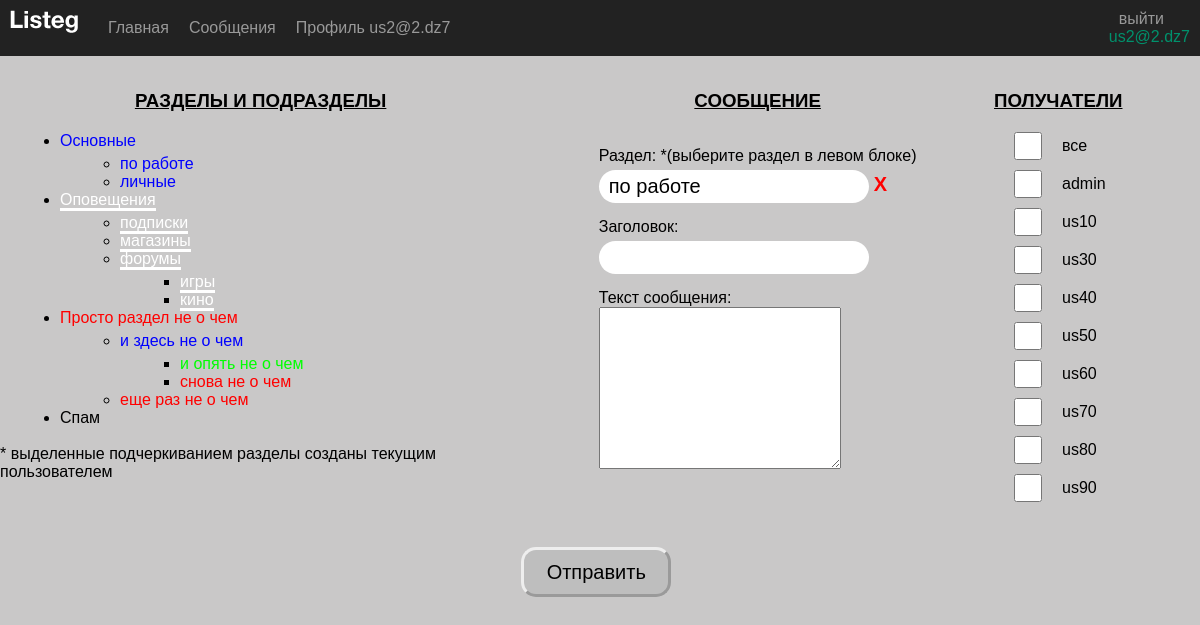
Page /route/msgOut/?parent=2&parentName=по работе (signed in) on the committed database.
### tables this page shows
CREATE TABLE `sections` (
  `id` int(3) NOT NULL,
  `name` varchar(50) NOT NULL,
  `parent_id` int(3) DEFAULT '0',
  `user_id` int(11) NOT NULL,
  `color_id` int(3) DEFAULT NULL,
  `date_time` datetime NOT NULL DEFAULT CURRENT_TIMESTAMP
);

CREATE TABLE `users` (
  `id` int(11) NOT NULL,
  `user` varchar(255) NOT NULL,
  `email` varchar(255) NOT NULL,
  `phone` varchar(20) DEFAULT NULL,
  `password` char(60) NOT NULL,
  `flag_email_notification` tinyint(1) NOT NULL DEFAULT '0',
  `flag_active` tinyint(1) NOT NULL DEFAULT '0'
);

### helpers/pdo_query.php (called while the page is built, shortened)
<?php
function selectUsers(object $pdo): array
{
    $sql = 'SELECT
            id,
            user,
            email
            FROM `users`';
    $stmt = $pdo->prepare($sql);
    $result = $stmt->execute();
    return $stmt->fetchAll();
}
function selectSection(object $pdo): array
{
    $sql = 'SELECT
                `sections`.id AS sections_id,
                `sections`.name,
                `sections`.parent_id,
                `sections`.user_id,
                `sections`.color_id,
                `colors`.red,
                `colors`.green,
                `colors`.blue,
                `users`.email
            FROM `sections`
            LEFT OUTER JOIN `colors`
            ON `sections`.color_id = `colors`.id
            LEFT OUTER JOIN `users`
            ON `sections`.user_id = `users`.id
            ORDER BY `sections`.parent_id';
    $stmt = $pdo->prepare($sql);
    $result = $stmt->execute();
    $resDB = $stmt->fetchAll();
    $category = [];
    foreach ($resDB  as $sectDB) {
        $category[$sectDB['parent_id']][] = $sectDB;
    };
    return $category;
}

### template/tempUserSection.php (the view, shortened to what this page needs)
<div>
    <?php
    function outTree($parent_id, $level)
    {
        global $category, $linkSections;
        if (isset($category[$parent_id])) {
            echo "<ul class=\"section-list\">";
            foreach ($category[$parent_id] as $value) {
                $color = "rgb(" . $value["red"] . "," . $value["green"] . "," . $value["blue"] . ")";
                echo '<li>
                    <a href="' . $linkSections . '?parent=' . $value['sections_id'] . '&parentName=' . str_replace(" ", "%20", $value['name']) . '" style=" color:' . $color . ';
                                border-bottom: ' .
                    ($value['email'] == $_SESSION['login'] ?
                        ' 3px solid ' . $color
                        : 'none') .
                    '" >' .
                    $value['name'] .
                    '</a>
                </li>';
                $level = $level + 1;
                outTree($value["sections_id"], $level);
                $level = $level - 1;
            }
            echo "</ul>";
        }
    }
    outTree(0, 0);
    ?>
    <br>
    <p>* выделенные подчеркиванием разделы созданы текущим пользователем</p>
</div>

### template/msg/tempMsgCreate.php (shortened to what this page needs)
<?php
$users = selectUsers($pdo);
$users = array_filter(
    $users,
    function ($element) {
        return $element['id'] !== $_SESSION['user_id'];
    }
);
array_unshift($users, ['id' => -1, 'user' => 'все', 'email' => '-----']);
?>
<div class="container-msg">
    <div>
        <h3 class="page-header">РАЗДЕЛЫ И ПОДРАЗДЕЛЫ</h3>
        <?php require $_SERVER['DOCUMENT_ROOT'] . '/template/tempUserSection.php'; ?>
    </div>
    <form action="" method="POST" class="form-msg">
        <div class="container-msg">
            <div class="input-msg">
                <h3 class="page-header">СООБЩЕНИЕ</h3>
                <label class="enter-label" for="section">Раздел: <smal>*(выберите раздел в левом блоке)</smal></label>
                <div class="block-section">
                    <div class="section-name"> <?= $sectionName ?></div>
                    <a href="/route/msgOut/?clearSection=1" class="cross-clear">
                        Х
                    </a>
                </div>
                <label class="enter-label" for="msg-title">Заголовок:</label>
                <input type="text" id="msg-title" name="title" value="<?= $title ?>">
                <label class="enter-label" for="msg-text">Текст сообщения:</label>
                <textarea class="text-msg" id="msg-text" name="text"> <?= htmlspecialchars($text) ?></textarea>
            </div>
            <div class="input-msg">
                <h3 class="page-header">ПОЛУЧАТЕЛИ</h3>
                <ul class="user-list">
                    <?php
                    foreach ($users as $user) { ?>
                        <li class="user-list-element">
                            <input type="checkbox" class="check-user" name="recepient[]" value="<?= $user['id'] ?>" <?php if (in_array($user['id'], $checked)) { ?> checked <?php } ?>>
                            <span><?= $user['user'] ?></span>
                        </li>
                    <?php } ?>
                </ul>
            </div>
        </div>
        <input type="submit" name="btnSubmit" value="Отправить" class="enter-button" />
    </form>
</div>

### css/style.css (style rules this page uses)
* { margin: 0; padding: 0; font-family: Arial, Helvetica, sans-serif; }
body { background-color: #c9c8c8; }
.enter-label { margin-top: 15px; }
.enter-button { margin-top: 35px; width: 150px; height: 50px; border-radius: 15px; border-style: outset; background-color: rgb(190, 190, 190); }
.page-header { text-align: center; margin-bottom: 20px; margin-top: 20px; text-decoration: underline; }
input, select, .section-name { font-size: 20px; margin-top: 5px; padding: 5px 10px; border: none; border-radius: 20px; width: 250px; background-color: #fff; }
.section-list { margin-left: 5vw; margin-top: 5px; padding: 0; }
.section-list li a { text-decoration: none; }
.block-section { display: flex; flex-direction: row; flex-wrap: nowrap; align-items: center; }
.cross-clear { display: block; margin-left: 5px; font-weight: bold; font-size: 20px; text-decoration: none; color: red; }
.container-msg { display: flex; flex-direction: row; flex-wrap: nowrap; justify-content: space-evenly; }
.input-msg { display: flex; flex-direction: column; }
.text-msg { width: 20vw; height: 20vh; }
.check-user { margin: 0 20px 0 0; padding: 0 20px 0 0; height: 28px; width: 28px; }
.form-msg { width: 60vw; }
.user-list-element { list-style: none; padding-left: 20px; display: flex; flex-wrap: nowrap; align-items: center; margin-bottom: 10px; }

### rows in the picture
sections: name "Основные"
sections: name "по работе"
sections: name "личные"
sections: name "Оповещения"
sections: name "подписки"
sections: name "магазины"
sections: name "форумы"
sections: name "игры"
sections: name "кино"
sections: name "Просто раздел не о чем"
sections: name "и здесь не о чем"
sections: name "и опять не о чем"
sections: name "снова не о чем"
sections: name "еще раз не о чем"
sections: name "Спам"
users: user "admin"
users: user "us10"
users: user "us30"
users: user "us40"
users: user "us50"
users: user "us60"
users: user "us70"
users: user "us80"
users: user "us90"

### other values in the picture
cutString($element['title'], 150) "Главная"
cutString($element['title'], 150) "Сообщения"
cutString($element['title'], 150) "Профиль us2@2.dz7"
$_SESSION['login'] "us2@2.dz7"
$sectionName "по работе"
$user['user'] "все"
